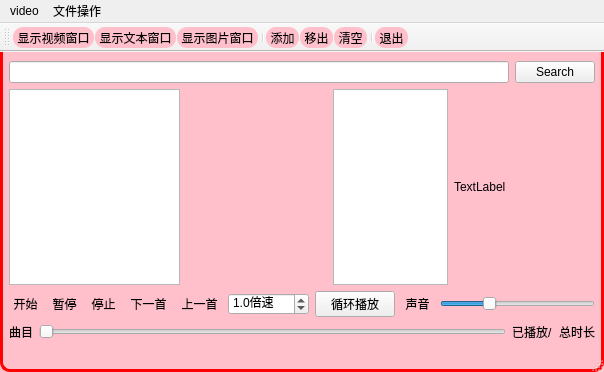
<?xml version="1.0" encoding="UTF-8"?>
<ui version="4.0">
 <class>MainWindow</class>
 <widget class="QMainWindow" name="MainWindow">
  <property name="geometry">
   <rect>
    <x>0</x>
    <y>0</y>
    <width>604</width>
    <height>372</height>
   </rect>
  </property>
  <property name="windowTitle">
   <string>MainWindow</string>
  </property>
  <property name="styleSheet">
   <string notr="true">QMainWindow{
	border:3px solid red;
	border-radius:10px;
	background-color:pink;
	color:pink;
}
QToolButton{
	border-radius:10px;
	background-color:pink;
}
QToolButton:hover{
	border-radius:10px;
	font-size:17px;
	background-color:purple;
	color:yellow;
}</string>
  </property>
  <widget class="QWidget" name="centralwidget">
   <layout class="QGridLayout" name="gridLayout">
    <item row="0" column="0">
     <layout class="QVBoxLayout" name="verticalLayout">
      <item>
       <layout class="QHBoxLayout" name="horizontalLayout_3">
        <item>
         <widget class="QLineEdit" name="lineEdit"/>
        </item>
        <item>
         <widget class="QPushButton" name="Btn_Search">
          <property name="text">
           <string>Search</string>
          </property>
         </widget>
        </item>
       </layout>
      </item>
      <item>
       <layout class="QHBoxLayout" name="horizontalLayout">
        <item>
         <widget class="QListWidget" name="listWidget">
          <property name="minimumSize">
           <size>
            <width>171</width>
            <height>192</height>
           </size>
          </property>
         </widget>
        </item>
        <item>
         <widget class="videowidget" name="m_widget" native="true">
          <property name="minimumSize">
           <size>
            <width>141</width>
            <height>192</height>
           </size>
          </property>
         </widget>
        </item>
        <item>
         <widget class="QPlainTextEdit" name="plainTextEdit">
          <property name="minimumSize">
           <size>
            <width>111</width>
            <height>191</height>
           </size>
          </property>
         </widget>
        </item>
        <item>
         <widget class="QLabel" name="lab_pixmap">
          <property name="minimumSize">
           <size>
            <width>141</width>
            <height>191</height>
           </size>
          </property>
          <property name="text">
           <string>TextLabel</string>
          </property>
         </widget>
        </item>
       </layout>
      </item>
      <item>
       <layout class="QHBoxLayout" name="horizontalLayout_2">
        <item>
         <widget class="QToolButton" name="tbtn_play">
          <property name="text">
           <string>开始</string>
          </property>
         </widget>
        </item>
        <item>
         <widget class="QToolButton" name="tbtn_pause">
          <property name="text">
           <string>暂停</string>
          </property>
         </widget>
        </item>
        <item>
         <widget class="QToolButton" name="tbtn_stop">
          <property name="text">
           <string>停止</string>
          </property>
         </widget>
        </item>
        <item>
         <widget class="QToolButton" name="tbtn_next">
          <property name="text">
           <string>下一首</string>
          </property>
         </widget>
        </item>
        <item>
         <widget class="QToolButton" name="tbtn_last">
          <property name="text">
           <string>上一首</string>
          </property>
         </widget>
        </item>
        <item>
         <widget class="QDoubleSpinBox" name="doubleSpinBox">
          <property name="styleSheet">
           <string notr="true"/>
          </property>
          <property name="specialValueText">
           <string/>
          </property>
          <property name="prefix">
           <string/>
          </property>
          <property name="suffix">
           <string>倍速</string>
          </property>
          <property name="decimals">
           <number>1</number>
          </property>
          <property name="singleStep">
           <double>0.100000000000000</double>
          </property>
          <property name="value">
           <double>1.000000000000000</double>
          </property>
         </widget>
        </item>
        <item>
         <widget class="QPushButton" name="btn_cycle">
          <property name="text">
           <string>循环播放</string>
          </property>
          <property name="checkable">
           <bool>true</bool>
          </property>
          <property name="checked">
           <bool>false</bool>
          </property>
         </widget>
        </item>
        <item>
         <widget class="QToolButton" name="tbtn_mute">
          <property name="text">
           <string>声音</string>
          </property>
         </widget>
        </item>
        <item>
         <widget class="QSlider" name="hSlider_sound">
          <property name="value">
           <number>30</number>
          </property>
          <property name="orientation">
           <enum>Qt::Horizontal</enum>
          </property>
         </widget>
        </item>
       </layout>
      </item>
      <item>
       <layout class="QHBoxLayout" name="horizontalLayout_4">
        <item>
         <widget class="QLabel" name="label_name">
          <property name="text">
           <string>曲目</string>
          </property>
         </widget>
        </item>
        <item>
         <widget class="QSlider" name="hSlider_progress">
          <property name="orientation">
           <enum>Qt::Horizontal</enum>
          </property>
         </widget>
        </item>
        <item>
         <widget class="QLabel" name="label_played">
          <property name="text">
           <string>已播放/</string>
          </property>
         </widget>
        </item>
        <item>
         <widget class="QLabel" name="label_time">
          <property name="text">
           <string>总时长</string>
          </property>
         </widget>
        </item>
       </layout>
      </item>
     </layout>
    </item>
   </layout>
  </widget>
  <widget class="QStatusBar" name="statusbar"/>
  <widget class="QMenuBar" name="menuBar">
   <property name="geometry">
    <rect>
     <x>0</x>
     <y>0</y>
     <width>604</width>
     <height>21</height>
    </rect>
   </property>
   <widget class="QMenu" name="menuvideo">
    <property name="title">
     <string>video</string>
    </property>
    <addaction name="actionvideo"/>
    <addaction name="actionplainTextEdit"/>
    <addaction name="actionlabel"/>
   </widget>
   <widget class="QMenu" name="menu">
    <property name="title">
     <string>文件操作</string>
    </property>
    <addaction name="action_add"/>
    <addaction name="action_remove"/>
    <addaction name="action_clear"/>
    <addaction name="action_exit"/>
   </widget>
   <addaction name="menuvideo"/>
   <addaction name="menu"/>
  </widget>
  <widget class="QToolBar" name="toolBar">
   <property name="windowTitle">
    <string>toolBar</string>
   </property>
   <attribute name="toolBarArea">
    <enum>TopToolBarArea</enum>
   </attribute>
   <attribute name="toolBarBreak">
    <bool>false</bool>
   </attribute>
   <addaction name="actionvideo"/>
   <addaction name="actionplainTextEdit"/>
   <addaction name="actionlabel"/>
   <addaction name="separator"/>
   <addaction name="action_add"/>
   <addaction name="action_remove"/>
   <addaction name="action_clear"/>
   <addaction name="separator"/>
   <addaction name="action_exit"/>
  </widget>
  <action name="actionvideo">
   <property name="checkable">
    <bool>true</bool>
   </property>
   <property name="text">
    <string>显示视频窗口</string>
   </property>
  </action>
  <action name="actionplainTextEdit">
   <property name="checkable">
    <bool>true</bool>
   </property>
   <property name="text">
    <string>显示文本窗口</string>
   </property>
  </action>
  <action name="actionlabel">
   <property name="checkable">
    <bool>true</bool>
   </property>
   <property name="text">
    <string>显示图片窗口</string>
   </property>
  </action>
  <action name="action_add">
   <property name="text">
    <string>添加</string>
   </property>
  </action>
  <action name="action_remove">
   <property name="text">
    <string>移出</string>
   </property>
  </action>
  <action name="action_clear">
   <property name="text">
    <string>清空</string>
   </property>
  </action>
  <action name="action_exit">
   <property name="text">
    <string>退出</string>
   </property>
  </action>
 </widget>
 <customwidgets>
  <customwidget>
   <class>videowidget</class>
   <extends>QWidget</extends>
   <header>videowidget.h</header>
   <container>1</container>
  </customwidget>
 </customwidgets>
 <resources/>
 <connections/>
</ui>
